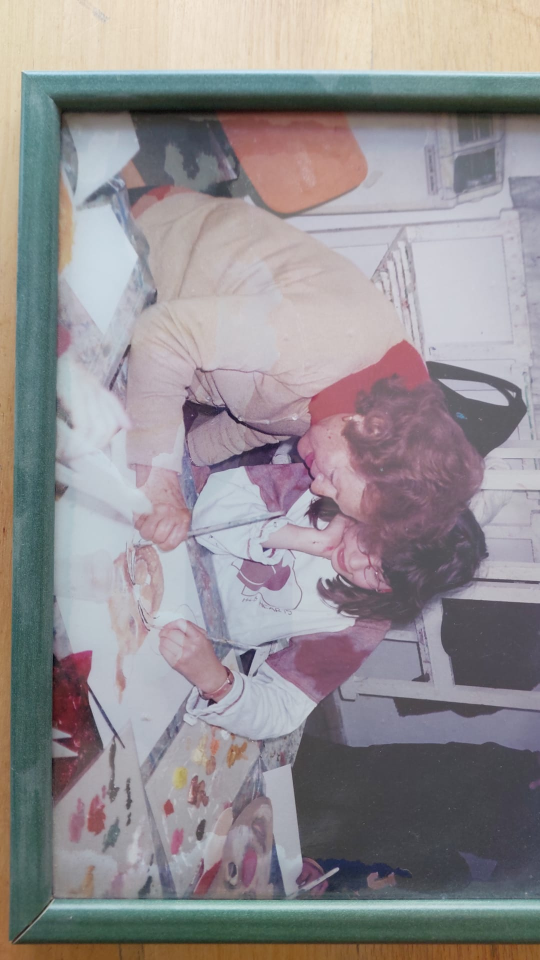
#> input picture img/m01.jpg, 1080 x 1920 px, found by its file name (shown at 1/2 size); its folder holds 4 pictures in this run
$ python palettes.py
#> lines starting #> are read from the running program, lines starting #| are printed output that depends on the picture
# /usr/local/bin/python3 tools/palettes.py — writes palettes.json: 10 colours per photo from its VISIBLE crop
# (the crop + frame size mirror MEMORIES / LAYOUTS[0] in app.js). After running, paste palettes.json into PALETTES in app.js.
from PIL import Image
import json
CROP={'m01':([-12.03,-14.8,112.03,122.45],(101.2,163.9)),'m02':([0,0,100,100],(122.1,162.8)),'m03':([0,-105.8,100,311.76],(163.9,113.3)),
'm04':([0,0,100,100],(163.9,163.9)),'m05':([0,0,99.93,132.96],(107.8,181.5)),'m06':('cover',(108.9,177.1)),'m07':([0,0,100,213.06],(174.9,115.5)),
'm08':([0,0,100,104.35],(108.9,185.9)),'m09':([0,-15.82,100,116.38],(156.2,178.2)),'m10':('cover',(133.1,177.1))}
out={}
for m,(c,(fw,fh)) in CROP.items():
    im=Image.open(f'img/{m}.jpg').convert('RGB'); W,H=im.size
#> further down, im is the input picture: PIL image 1080x1920 RGB; mean R, G, B 147, 142.2, 145.3
#> after `W, H = im.size`: W = 1080; H = 1920
    if c=='cover':
        s=max(fw/W,fh/H); vw,vh=fw/s,fh/s; box=((W-vw)/2,(H-vh)/2,(W+vw)/2,(H+vh)/2)
    else:
        l,t,w,h=c; x0=-l/w*W; y0=-t/h*H; box=(max(0,x0),max(0,y0),min(W,x0+100/w*W),min(H,y0+100/h*H))
#> after `x0 = -l / w * W`: x0 = 116
#> after `y0 = -t / h * H`: y0 = 232.1
#> after `box = (max(0, x0), max(0, y0), min(W, x0 + 100 / w * W), min(H, y0 + 1`: box = (116, 232.1, 1080, 1800)
    v=im.crop(tuple(int(round(b)) for b in box)); v.thumbnail((300,300))
#> after `v = im.crop(tuple((int(round(b)) for b in box)))`:
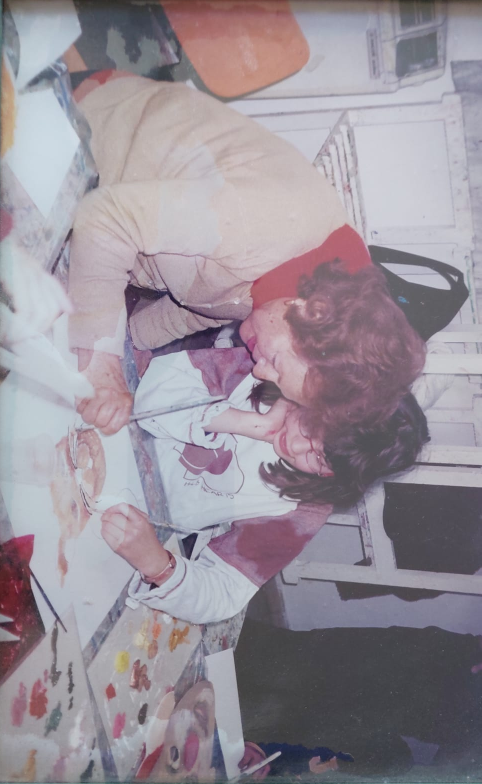
#> v: PIL image 964x1568 RGB (shown at 1/2 size); mean R, G, B 151.6, 143.2, 152.4
#> after `v.thumbnail((300, 300))`:
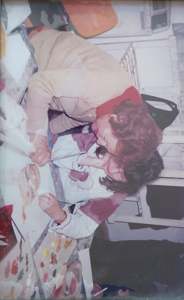
#> v: PIL image 184x300 RGB; mean R, G, B 151.7, 143.3, 152.5
    q=v.quantize(colors=10, method=Image.Quantize.MEDIANCUT, kmeans=3)
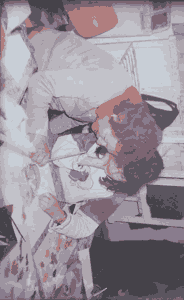
#> q: PIL image 184x300 P; mean R, G, B 151.7, 143.4, 152.7
    pal=q.getpalette(); counts=sorted(q.getcolors(), reverse=True); tot=sum(n for n,_ in counts)
#> after `pal = q.getpalette()`: pal = 30 values, max 214 at index 2, min 66 at index 28, mean 146.4
#> after `counts = sorted(q.getcolors(), reverse=True)`: counts = [(8004, 1), (7645, 2), (6497, 3), (6480, 9), (5321, 4), (5016, 7), (4881, 6), (4658, 8), (4202, 0), (2496, 5)]
#> after `tot = sum((n for n, _ in counts))`: tot = 55200
    out[m]=[{'hex':'#%02x%02x%02x'%tuple(pal[i*3:i*3+3]),'share':round(n/tot,4)} for n,i in counts]
#> pass 2 of the loop `for m,(c,(fw,fh)) in CROP.items():`:
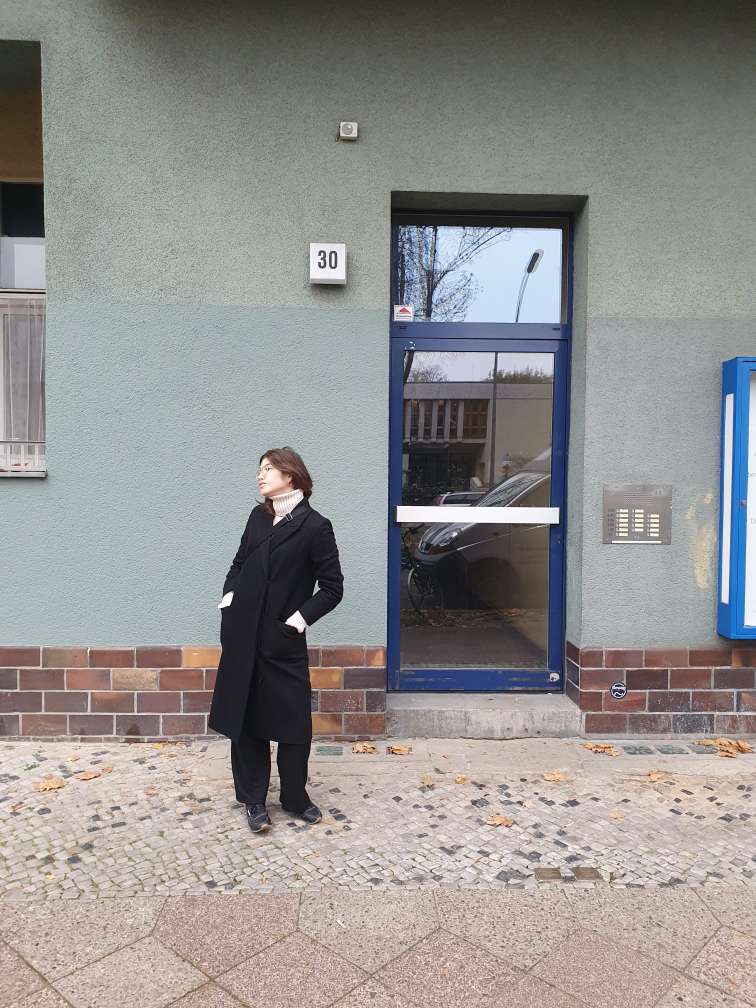
#> input picture img/m02.jpg, 1512 x 2016 px, found by its file name (shown at 1/2 size)
#> im is the input picture: PIL image 1512x2016 RGB; mean R, G, B 146, 143.8, 142.1
#> `v.thumbnail((300, 300))`:
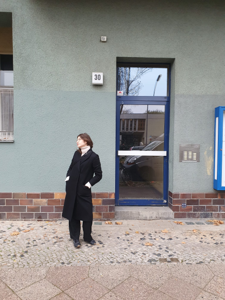
#> v: PIL image 225x300 RGB; mean R, G, B 145.9, 143.7, 142
#> `q=v.quantize(colors=10, method=Image.Quantize.MEDIANCUT, kmeans=3)`:
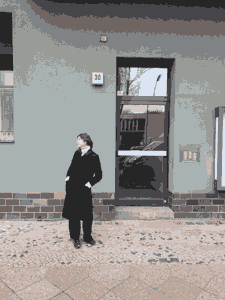
#> q: PIL image 225x300 P; mean R, G, B 146, 143.7, 142.1
#> pal = 30 values, max 243 at index 2, min 38 at index 28, mean 145.9
#> counts = [(14344, 2), (8871, 5), (7463, 3), (7064, 6), (6374, 7), (5865, 8), (5760, 9), (5445, 4), (4923, 1), (1391, 0)]
#> tot = 67500
#> pass 3 of the loop `for m,(c,(fw,fh)) in CROP.items():`:
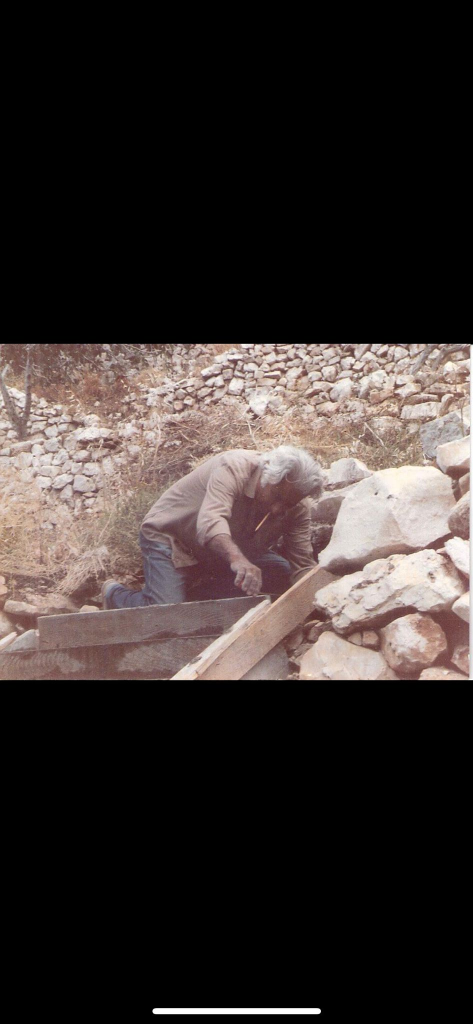
#> input picture img/m03.jpg, 946 x 2048 px, found by its file name (shown at 1/2 size)
#> im is the input picture: PIL image 946x2048 RGB; mean R, G, B 56.4, 48.7, 46.7
#> `v = im.crop(tuple((int(round(b)) for b in box)))`:
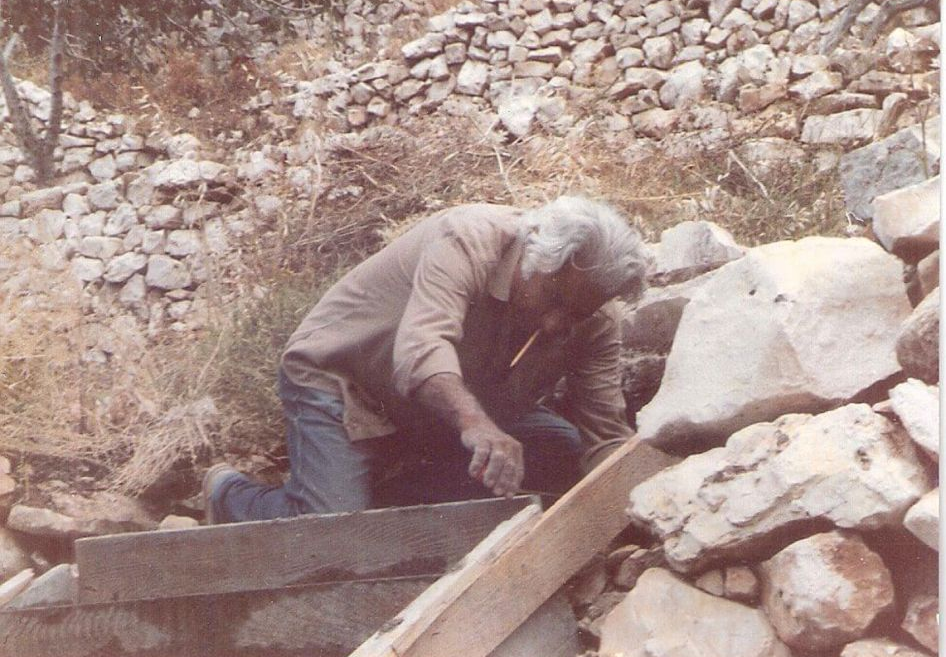
#> v: PIL image 946x657 RGB; mean R, G, B 170.1, 146.7, 140.7
#> `v.thumbnail((300, 300))`:
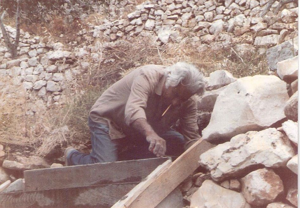
#> v: PIL image 300x208 RGB; mean R, G, B 170.1, 146.7, 140.7
#> q: PIL image 300x208 P
#> pal = 30 values, max 242 at index 0, min 62 at index 28, mean 155.9
#> counts = [(8299, 7), (7144, 6), (6836, 4), (6761, 5), (6690, 3), (6429, 1), (6234, 2), (6217, 8), (4724, 9), (3066, 0)]
#> tot = 62400
#> (the run stopped early here; a loop or call above may not have finished)
